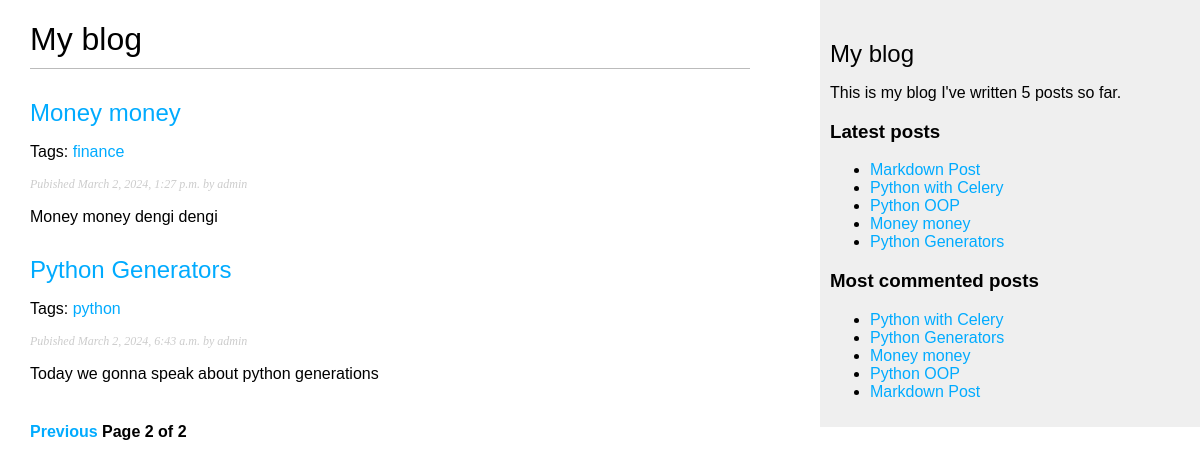
Screenshot of /?page=2 with the database file from the repository.
### main/models.py (models this page shows, shortened)
class Post(models.Model):
    class PublishedManager(models.Manager):
        def get_queryset(self):
            return super().get_queryset().filter(status=Post.Status.PUBLISHED)
    class Status(models.TextChoices):
        DRAFT = "DF", "Draft"
        PUBLISHED = "PB", "Published"
    title = models.CharField(max_length=250)
    slug = models.SlugField(max_length=250, unique_for_date="publish")
    author = models.ForeignKey(
        User, on_delete=models.CASCADE, related_name="blog_posts"
    )
    body = models.TextField()
    publish = models.DateTimeField(default=timezone.now)
    created = models.DateTimeField(auto_now_add=True)
    updated = models.DateTimeField(auto_now=True)
    status = models.CharField(
        max_length=2, choices=Status.choices, default=Status.DRAFT
    )
    objects = models.Manager()
    published = PublishedManager()
    class Meta:
        ordering = ["-publish"]
        indexes = [
            models.Index(fields=["-publish"]),
        ]
    def get_absolute_url(self):
        return reverse('main:post_detail', args=[self.publish.year,
                                                  self.publish.month,
                                                  self.publish.day,
                                                  self.slug])
    tags = TaggableManager()

### main/views.py (the view)
# urls.py: path('', views.post_list, name="post_list"),
def post_list(request, tag_slug=None):
    post_list = Post.published.all()
    tag = None
    if tag_slug:
        tag = get_object_or_404(Tag, slug=tag_slug)
        post_list = post_list.filter(tags__in=[tag])
    paginator = Paginator(post_list, 3)
    page_number = request.GET.get('page', 1)
    try:
        posts = paginator.page(page_number)
    except PageNotAnInteger:
        posts = paginator.page(1)
    except EmptyPage:
        posts = paginator.page(paginator.num_pages)
    return render(request, "post/list.html", {"posts": posts,
                                              "tag": tag})

### main/templatetags/blog_tags.py (called while the page is built)
@register.simple_tag
def total_posts():
    return Post.published.count()

@register.inclusion_tag("post/latest_posts.html")
def show_latest_posts(count=5):
    latest_posts = Post.published.order_by("-publish")[:count]
    return {"latest_posts": latest_posts}

@register.simple_tag
def get_most_commented_posts(count=5):
    return Post.published.annotate(
        total_comments=Count("comments")
    ).order_by('-total_comments')[:count]

@register.filter(name="markdown")
def markdown_format(text):
    return mark_safe(markdown.markdown(text))

### main/templates/post/list.html (shortened to what this page needs)
{% extends 'base.html' %}
{% load blog_tags %}
{% block content %}
    <h1><a class="title" href="{% url 'main:post_list' %}">My blog</a></h1>
    {% for post in posts %}
        <h2>
            <a href="{{ post.get_absolute_url }}">
                {{ post.title }}
            </a>
        </h2>
        <p class="tags">
            Tags:
            {% for tag in post.tags.all %}
            <a href="{% url 'main:post_list_by_tag' tag.slug %}">
                {{ tag.name }}
            </a>
            {% endfor %}
        </p>
        <p class="date">
            Pubished {{ post.publish }} by {{ post.author }}
        </p>
        {{ post.body|markdown|truncatewords_html:30 }}
    {% endfor %}
    {% include 'pagination.html' with page=posts %}
{% endblock %}

### main/templates/base.html (shortened to what this page needs)
{% load blog_tags %}
{% load static %}
<!DOCTYPE html>
<html>
  <head>
    <link rel="stylesheet" href="{% static 'css/main.css' %}" />
  </head>
  <body>
    <div id="content">
      {% block content %}
      {% endblock %}
    </div>
    <div id="sidebar">
        <h2>My blog</h2>
        <p>
          This is my blog
          I've written {% total_posts %} posts so far.
        </p>
        <h3>Latest posts</h3>
        {% show_latest_posts %}
        <h3>Most commented posts</h3>
        {% get_most_commented_posts as most_commented_posts %}
        <ul>
          {% for post in most_commented_posts %}
          <li>
            <a href="{{ post.get_absolute_url }}">{{ post.title }}</a>
          </li>
          {% endfor %}
        </ul>
    </div>
  </body>
</html>

### main/templates/post/latest_posts.html
<ul>
    {% for post in latest_posts %}
    <li>
        <a href="{{ post.get_absolute_url }}">{{ post.title }}</a>
    </li>
    {% endfor %}
</ul>

### main/static/css/main.css (style rules this page uses)
body { margin: 0; padding: 0; font-family: helvetica, sans-serif; }
a { color: #00abff; text-decoration: none; }
h1 { font-weight: normal; border-bottom: 1px solid #bbb; padding: 0 0 10px 0; }
h2 { font-weight: normal; margin: 30px 0 0; }
#content { float: left; width: 60%; padding: 0 0 0 30px; }
#sidebar { float: right; width: 30%; padding: 10px; background: #efefef; height: 100%; }
p.date { color: #ccc; font-family: georgia, serif; font-size: 12px; font-style: italic; }
.title { color: black; }

### rows the page displays
Post: title "Money money", publish "March 2, 2024, 1:27 p.m.", author "admin", body "Money money dengi dengi"
Tag: name "finance"
Post: title "Python Generators", publish "March 2, 2024, 6:43 a.m.", author "admin", body "Today we gonna speak about python generations"
Tag: name "python"
Post: title "Markdown Post"
Post: title "Python with Celery"
Post: title "Python OOP"

### other values shown
{{ page.number }} "2"
{{ page.paginator.num_pages }} "2"
